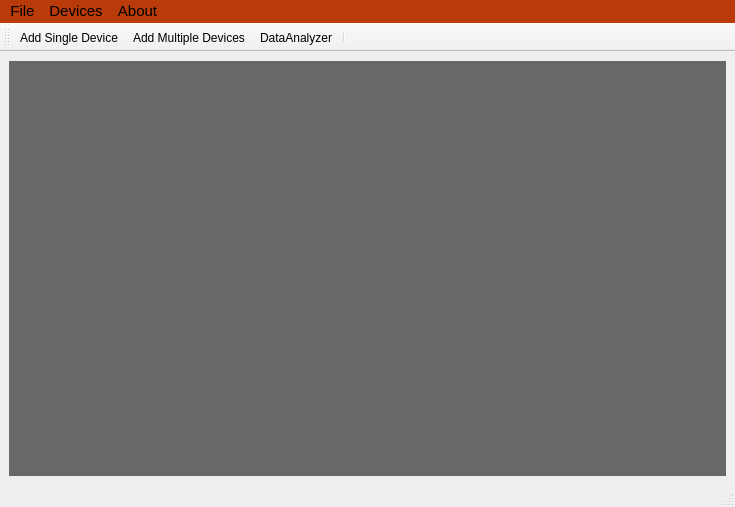
<?xml version="1.0" encoding="UTF-8"?>
<ui version="4.0">
 <class>OpenEPT</class>
 <widget class="QMainWindow" name="OpenEPT">
  <property name="geometry">
   <rect>
    <x>0</x>
    <y>0</y>
    <width>735</width>
    <height>507</height>
   </rect>
  </property>
  <property name="windowTitle">
   <string>Open EPT - MCU Energy profiler</string>
  </property>
  <property name="windowIcon">
   <iconset resource="resource.qrc">
    <normaloff>:/images/main.png</normaloff>:/images/main.png</iconset>
  </property>
  <widget class="QWidget" name="centralwidget">
   <property name="sizePolicy">
    <sizepolicy hsizetype="Expanding" vsizetype="Expanding">
     <horstretch>0</horstretch>
     <verstretch>0</verstretch>
    </sizepolicy>
   </property>
   <layout class="QVBoxLayout" name="verticalLayout">
    <item>
     <widget class="QMdiArea" name="mdiArea">
      <property name="enabled">
       <bool>true</bool>
      </property>
      <property name="font">
       <font>
        <family>Arial</family>
        <pointsize>11</pointsize>
        <weight>75</weight>
        <bold>true</bold>
       </font>
      </property>
      <property name="autoFillBackground">
       <bool>false</bool>
      </property>
      <property name="styleSheet">
       <string notr="true"/>
      </property>
      <property name="frameShadow">
       <enum>QFrame::Raised</enum>
      </property>
      <property name="verticalScrollBarPolicy">
       <enum>Qt::ScrollBarAsNeeded</enum>
      </property>
      <property name="horizontalScrollBarPolicy">
       <enum>Qt::ScrollBarAsNeeded</enum>
      </property>
      <property name="sizeAdjustPolicy">
       <enum>QAbstractScrollArea::AdjustToContents</enum>
      </property>
      <property name="background">
       <brush brushstyle="SolidPattern">
        <color alpha="255">
         <red>104</red>
         <green>104</green>
         <blue>104</blue>
        </color>
       </brush>
      </property>
      <property name="viewMode">
       <enum>QMdiArea::SubWindowView</enum>
      </property>
      <property name="documentMode">
       <bool>true</bool>
      </property>
      <property name="tabsClosable">
       <bool>true</bool>
      </property>
      <property name="tabsMovable">
       <bool>true</bool>
      </property>
     </widget>
    </item>
   </layout>
  </widget>
  <widget class="QMenuBar" name="menubar">
   <property name="geometry">
    <rect>
     <x>0</x>
     <y>0</y>
     <width>735</width>
     <height>23</height>
    </rect>
   </property>
   <property name="font">
    <font>
     <family>Arial</family>
     <pointsize>11</pointsize>
     <weight>50</weight>
     <bold>false</bold>
    </font>
   </property>
   <property name="styleSheet">
    <string notr="true">background-color: rgb(186, 59, 10);</string>
   </property>
   <widget class="QMenu" name="menuFile">
    <property name="title">
     <string>File</string>
    </property>
   </widget>
   <widget class="QMenu" name="menuDevices">
    <property name="title">
     <string>Devices</string>
    </property>
    <addaction name="actionAddSingleDevice"/>
    <addaction name="actionAddMultipleDevices"/>
    <addaction name="separator"/>
   </widget>
   <widget class="QMenu" name="menuAbout">
    <property name="title">
     <string>About</string>
    </property>
   </widget>
   <addaction name="menuFile"/>
   <addaction name="menuDevices"/>
   <addaction name="menuAbout"/>
  </widget>
  <widget class="QStatusBar" name="statusbar"/>
  <widget class="QToolBar" name="toolBar">
   <property name="windowTitle">
    <string>toolBar</string>
   </property>
   <attribute name="toolBarArea">
    <enum>TopToolBarArea</enum>
   </attribute>
   <attribute name="toolBarBreak">
    <bool>false</bool>
   </attribute>
   <addaction name="actionAddSingleDevice"/>
   <addaction name="actionAddMultipleDevices"/>
   <addaction name="actionDataAnalyzer"/>
   <addaction name="separator"/>
  </widget>
  <action name="actionAddMultipleDevices">
   <property name="icon">
    <iconset resource="resource.qrc">
     <normaloff>:/images/NewSet/addMultiple.png</normaloff>:/images/NewSet/addMultiple.png</iconset>
   </property>
   <property name="text">
    <string>Add Multiple Devices</string>
   </property>
  </action>
  <action name="actionAddSingleDevice">
   <property name="icon">
    <iconset resource="resource.qrc">
     <normaloff>:/images/NewSet/addSingle.png</normaloff>:/images/NewSet/addSingle.png</iconset>
   </property>
   <property name="text">
    <string>Add Single Device</string>
   </property>
  </action>
  <action name="actionDataAnalyzer">
   <property name="icon">
    <iconset resource="resource.qrc">
     <normaloff>:/images/NewSet/dataAnalyzer.png</normaloff>:/images/NewSet/dataAnalyzer.png</iconset>
   </property>
   <property name="text">
    <string>DataAnalyzer</string>
   </property>
   <property name="toolTip">
    <string>Open and analyze consumption profile</string>
   </property>
  </action>
  <action name="actionApplicationSettings">
   <property name="icon">
    <iconset resource="resource.qrc">
     <normaloff>:/images/NewSet/setting.png</normaloff>:/images/NewSet/setting.png</iconset>
   </property>
   <property name="text">
    <string>ApplicationSettings</string>
   </property>
   <property name="toolTip">
    <string>Application Settings</string>
   </property>
  </action>
 </widget>
 <resources>
  <include location="resource.qrc"/>
 </resources>
 <connections/>
</ui>
